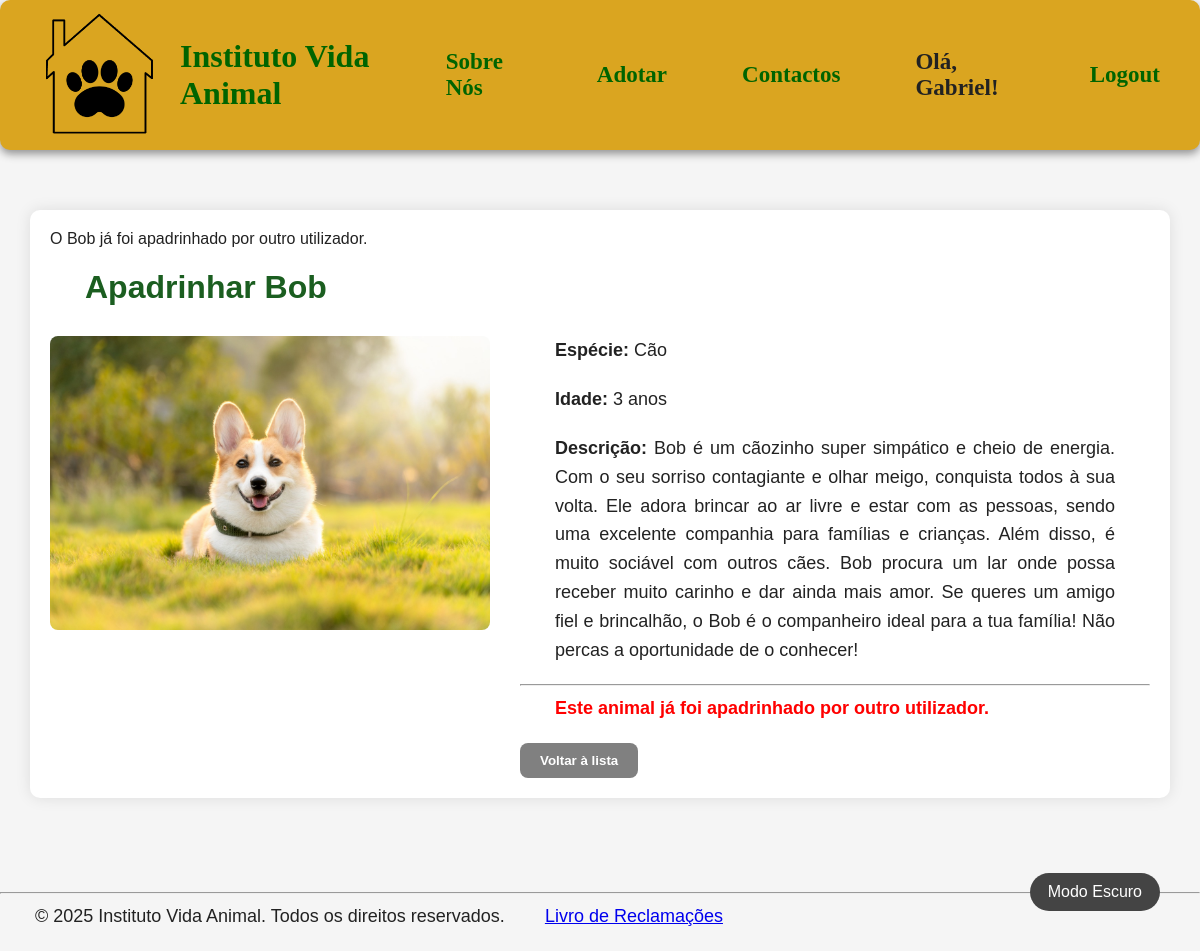
Page /apadrinhar/5/ (signed in) on the committed database.
### app_adocao/models.py (models this page shows, shortened)
class Animal(models.Model):
    ESPECIES = (
        ('gato', 'Gato'),
        ('cao', 'Cão'),
    )
    nome = models.CharField(max_length=15)
    idade = models.IntegerField()
    especie = models.CharField(choices=ESPECIES)
    descricao = models.CharField(max_length=1000)
    imagem = models.ImageField(upload_to='imgAnimal/')
    padrinho = models.ForeignKey(
            User,
            on_delete=models.SET_NULL,
            null=True,
            blank=True,
            related_name='animais_apadrinhados'
        )

### app_adocao/views.py (the view, shortened to what this page needs)
# urls.py: path('apadrinhar/<int:animal_id>/', views.apadrinhar, name='apadrinhar'),
@login_required
def apadrinhar(request, animal_id):
    animal = get_object_or_404(Animal, id=animal_id)
    if animal.padrinho and animal.padrinho != request.user:
        messages.warning(request, f"O {animal.nome} já foi apadrinhado por outro utilizador.")
        return render(request, 'site/apadrinhar.html', {'animal': animal})

### app_adocao/templates/site/apadrinhar.html (shortened to what this page needs)
<!DOCTYPE html>
<html lang="pt">
    <head>
        {% load static %}
        <link rel="stylesheet" href="{% static 'css/style.css' %}">
        <link rel="stylesheet" href="{% static 'css/animais.css' %}">
        <link rel="stylesheet" href="{% static 'css/modoEscuro.css' %}">
    </head>
    <body>
        <header class="cabecalho">
            <div class="esquerda">
                <img src="{% static 'imagens/logo.png' %}" alt="Logo do Instituto Vida Animal" class="logo">
                <a class="home" href="/">Instituto Vida Animal</a>
            </div>
            <nav>
                <a href="../../sobreNos">Sobre Nós</a>
                <a href="../../adotar">Adotar</a>
                <a href="../../contactos">Contactos</a>
                {% if user.is_authenticated %}
                    <span>Olá, {{ user.username }}!</span>
                    <a href="{% url 'logout' %}">Logout</a>
                {% else %}
                    <a href="{% url 'sign_in' %}">Login</a>
                {% endif %}
            </nav>
        </header>
        <button id="darkModeToggle">Modo Escuro</button>
        <main>
            {% if messages %}
                <div class="messages">
                    {% for message in messages %}
                        <div class="{{ message.tags }}">{{ message }}</div>
                    {% endfor %}
                </div>
            {% endif %}
            <h1>Apadrinhar {{ animal.nome }}</h1>
            <div class="animal-detalhes">
                <img src="{{ animal.imagem.url }}" alt="{{ animal.nome }}">
                <div class="animal-info">
                    <p><strong>Espécie:</strong> {{ animal.get_especie_display }}</p>
                    <p><strong>Idade:</strong> {{ animal.idade }} anos</p>
                    <p><strong>Descrição:</strong> {{ animal.descricao }}</p>
                    <hr>
                    {% if not animal.padrinho %}
                        <form method="post">
                            {% csrf_token %}
                            <p>Deseja confirmar o apadrinhamento deste animal?</p>
                            <div class="botoes">
                                <a href="{% url 'adotar' %}">
                                    <button type="button" class="btn-voltar">Voltar à lista</button>
                                </a>
                                <button type="submit" class="btn-verde">Confirmar Apadrinhamento</button>
                            </div>
                        </form>
                    {% else %}
                        <p style="color: red; font-weight: bold;">Este animal já foi apadrinhado por outro utilizador.</p>
                        <div class="botoes">
                            <a href="{% url 'adotar' %}">
                                <button type="button" class="btn-voltar">Voltar à lista</button>
                            </a>
                        </div>
                    {% endif %}
                </div>
            </div>
        </main>
        <br><br>
        <footer>
        <hr>
        <p>
            &copy; 2025 Instituto Vida Animal. Todos os direitos reservados.
            <a class="sign_up" style="margin-left: 35px;" href="https:/www.livroreclamacoes.pt/inicio" rel="noopener noreferrer" target="_blank">Livro de Reclamações</a>
        </p>
    </footer>
    </body>
</html>

### app_adocao/static/css/style.css (style rules this page uses)
body { font-family: Arial, sans-serif; background-color: whitesmoke; margin: 0; color: #222; padding-top: 160px; }
h1 { margin-left: 35px; font-family: 'Trebuchet MS', sans-serif; color: #1b5e20; }
p { text-align: justify; margin: 0 35px 20px 35px; font-size: large; line-height: 1.6; }
.cabecalho { display: flex; align-items: center; justify-content: space-between; padding: 0 40px; background-color: #daa520; border-radius: 10px; box-shadow: 0 4px 8px rgba(0, 0, 0, 0.404); height: 150px; position: fixed; top: 0; left: 0; right: 0; z-index: 1000; }
.esquerda { display: flex; align-items: center; gap: 20px; }
.logo { width: 120px; height: auto; }
.home { font-size: 32px; font-family: cursive; font-weight: bolder; color: darkgreen; text-decoration: none; }
nav { font-family: cursive; display: flex; gap: 75px; align-items: center; font-weight: bolder; }
nav a, nav span { font-size: 23px; }
a:link:not(.sign_up), a:visited:not(.sign_up) { color: darkgreen; text-decoration: none; }
button { background-color: darkgreen; color: white; padding: 8px 20px; border-radius: 8px; border: none; cursor: pointer; transition: 0.3s; }
.btn-voltar { background-color: gray !important; color: white; font-weight: bold; text-decoration: none; padding: 10px 20px; border-radius: 8px; display: inline-block; }
.botoes { display: flex; gap: 15px; margin-top: 15px; flex-wrap: wrap; }
main { max-width: 1100px; margin: 50px auto; padding: 20px; background-color: white; border-radius: 10px; box-shadow: 0 0 15px rgba(0,0,0,0.1); }

### app_adocao/static/css/animais.css (style rules this page uses)
.animal-detalhes { display: flex; gap: 30px; align-items: flex-start; margin-top: 30px; }
.animal-detalhes img { max-width: 40%; height: auto; border-radius: 8px; object-fit: cover; }
.animal-info { flex: 1; }

### app_adocao/static/css/modoEscuro.css (style rules this page uses)
#darkModeToggle { cursor: pointer; font-size: 16px; padding: 10px 18px; border: none; border-radius: 50px; background-color: #444; color: white; transition: background-color 0.3s, transform 0.2s; margin: 20px; position: fixed; bottom: 20px; right: 20px; z-index: 1000; }

### rows in the picture
Animal: nome "Bob", imagem (picture), especie "Cão", idade "3", descricao "Bob é um cãozinho super simpático e cheio de energia. Com o seu sorriso contagiante e olhar meigo, conquista todos à sua volta. Ele adora brincar ao ar livre e estar com as pessoas, sendo uma excelente companhia para famílias e crianças. Além disso, é muito sociável com outros cães. Bob procura um lar onde possa receber muito carinho e dar ainda mais amor. Se queres um amigo fiel e brincalhão, o Bob é o companheiro ideal para a tua família! Não percas a oportunidade de o conhecer!"

### other values in the picture
{{ user.username }} "Gabriel"
{{ message }} "O Bob já foi apadrinhado por outro utilizador."
